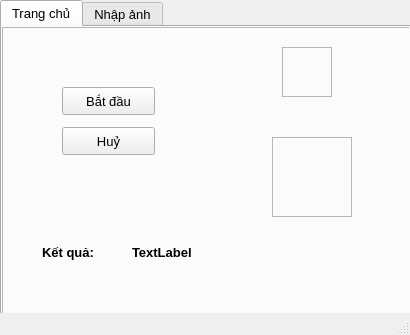
<?xml version="1.0" encoding="UTF-8"?>
<ui version="4.0">
 <class>MainWindow</class>
 <widget class="QMainWindow" name="MainWindow">
  <property name="geometry">
   <rect>
    <x>0</x>
    <y>0</y>
    <width>410</width>
    <height>335</height>
   </rect>
  </property>
  <property name="windowTitle">
   <string>MainWindow</string>
  </property>
  <widget class="QWidget" name="centralwidget">
   <widget class="QTabWidget" name="tabWidge">
    <property name="geometry">
     <rect>
      <x>0</x>
      <y>0</y>
      <width>411</width>
      <height>321</height>
     </rect>
    </property>
    <property name="font">
     <font>
      <pointsize>10</pointsize>
     </font>
    </property>
    <property name="currentIndex">
     <number>0</number>
    </property>
    <widget class="QWidget" name="tab">
     <attribute name="title">
      <string>Trang chủ</string>
     </attribute>
     <widget class="QFrame" name="frame_3">
      <property name="geometry">
       <rect>
        <x>0</x>
        <y>0</y>
        <width>491</width>
        <height>301</height>
       </rect>
      </property>
      <property name="frameShape">
       <enum>QFrame::StyledPanel</enum>
      </property>
      <property name="frameShadow">
       <enum>QFrame::Raised</enum>
      </property>
      <widget class="QPushButton" name="btn_start">
       <property name="geometry">
        <rect>
         <x>60</x>
         <y>60</y>
         <width>93</width>
         <height>28</height>
        </rect>
       </property>
       <property name="text">
        <string>Bắt đầu</string>
       </property>
      </widget>
      <widget class="QFrame" name="frame_show_mouse">
       <property name="geometry">
        <rect>
         <x>280</x>
         <y>20</y>
         <width>50</width>
         <height>50</height>
        </rect>
       </property>
       <property name="frameShape">
        <enum>QFrame::StyledPanel</enum>
       </property>
       <property name="frameShadow">
        <enum>QFrame::Raised</enum>
       </property>
      </widget>
      <widget class="QLabel" name="txt_result">
       <property name="geometry">
        <rect>
         <x>40</x>
         <y>200</y>
         <width>110</width>
         <height>50</height>
        </rect>
       </property>
       <property name="font">
        <font>
         <pointsize>10</pointsize>
         <weight>75</weight>
         <bold>true</bold>
        </font>
       </property>
       <property name="text">
        <string>Kết quả:</string>
       </property>
      </widget>
      <widget class="QLabel" name="txt_show_result">
       <property name="geometry">
        <rect>
         <x>130</x>
         <y>200</y>
         <width>201</width>
         <height>50</height>
        </rect>
       </property>
       <property name="font">
        <font>
         <pointsize>10</pointsize>
         <weight>75</weight>
         <bold>true</bold>
        </font>
       </property>
       <property name="text">
        <string>TextLabel</string>
       </property>
      </widget>
      <widget class="QPushButton" name="btn_cancel">
       <property name="geometry">
        <rect>
         <x>60</x>
         <y>100</y>
         <width>93</width>
         <height>28</height>
        </rect>
       </property>
       <property name="text">
        <string>Huỷ</string>
       </property>
      </widget>
      <widget class="QFrame" name="frame_show_mouse_2">
       <property name="geometry">
        <rect>
         <x>270</x>
         <y>110</y>
         <width>80</width>
         <height>80</height>
        </rect>
       </property>
       <property name="frameShape">
        <enum>QFrame::StyledPanel</enum>
       </property>
       <property name="frameShadow">
        <enum>QFrame::Raised</enum>
       </property>
      </widget>
     </widget>
    </widget>
    <widget class="QWidget" name="tab_2">
     <attribute name="title">
      <string>Nhập ảnh</string>
     </attribute>
     <widget class="QFrame" name="frame_2">
      <property name="geometry">
       <rect>
        <x>30</x>
        <y>50</y>
        <width>331</width>
        <height>211</height>
       </rect>
      </property>
      <property name="frameShape">
       <enum>QFrame::StyledPanel</enum>
      </property>
      <property name="frameShadow">
       <enum>QFrame::Raised</enum>
      </property>
      <widget class="QPushButton" name="btn_input_1">
       <property name="geometry">
        <rect>
         <x>30</x>
         <y>110</y>
         <width>93</width>
         <height>28</height>
        </rect>
       </property>
       <property name="text">
        <string>Nhập ảnh 1</string>
       </property>
      </widget>
      <widget class="QPushButton" name="pushButton_3">
       <property name="geometry">
        <rect>
         <x>170</x>
         <y>110</y>
         <width>93</width>
         <height>28</height>
        </rect>
       </property>
       <property name="text">
        <string>Nhập ảnh 2</string>
       </property>
      </widget>
      <widget class="QFrame" name="frame_show_1">
       <property name="geometry">
        <rect>
         <x>40</x>
         <y>30</y>
         <width>61</width>
         <height>51</height>
        </rect>
       </property>
       <property name="frameShape">
        <enum>QFrame::StyledPanel</enum>
       </property>
       <property name="frameShadow">
        <enum>QFrame::Raised</enum>
       </property>
      </widget>
      <widget class="QFrame" name="frame_show_2">
       <property name="geometry">
        <rect>
         <x>180</x>
         <y>30</y>
         <width>61</width>
         <height>51</height>
        </rect>
       </property>
       <property name="frameShape">
        <enum>QFrame::StyledPanel</enum>
       </property>
       <property name="frameShadow">
        <enum>QFrame::Raised</enum>
       </property>
      </widget>
     </widget>
    </widget>
   </widget>
  </widget>
  <widget class="QStatusBar" name="statusbar"/>
 </widget>
 <resources/>
 <connections/>
</ui>
